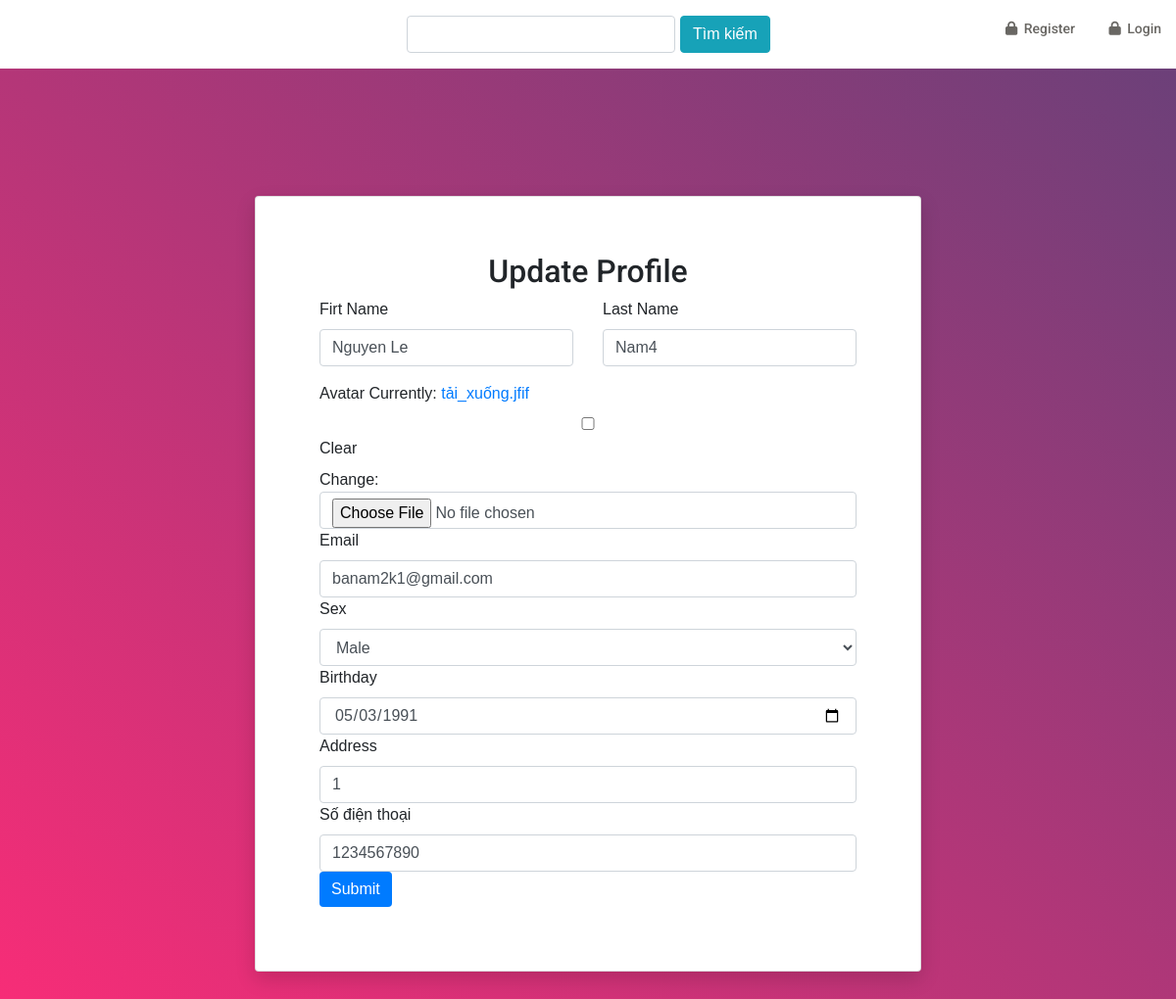
Page /userupdate/9 on the committed database.
### User/models.py (models this page shows)
class CustomerUser(AbstractUser):
    sex_choice = ((0, 'Female'), (1, 'Male'))
    avatar = models.ImageField(default='profile1.jpg', blank=True, null=True)
    birthday = models.DateField(format('%d/%m/%Y'))
    sex = models.IntegerField(choices=sex_choice, default=1)
    address = models.CharField(default='', max_length=255)
    phone_number = models.CharField(default='', max_length=255)

### User/views.py (the view, shortened to what this page needs)
# urls.py: path('userupdate/<int:id>',UserUpdate.as_view(),name='user_update'),
class UserUpdate(View):
    def get(self,req,id):
        user = CustomerUser.objects.filter(id=id)[0]
        form = UserUpdateForm(instance=user)
        context = {
            'form':form,
        }
        return render(req,'User/UserUpdate.html',context)

### User/forms.py
class UserUpdateForm(forms.ModelForm):
    class Meta:
        model = CustomerUser
        fields = ('avatar','first_name', 'last_name', 'email', 'birthday', 'sex', 'address',
        'phone_number')
        widgets = {
            'birthday': DateInput()
        }

### templates/User/UserUpdate.html (shortened to what this page needs)
{% extends 'Home/base.html' %}
{% load static %}
{% load widget_tweaks %}
{% block content %}
    <div class="page-wrapper bg-gra-02 p-t-130 p-b-100 font-poppins">
        <div class="wrapper wrapper--w680">
            <div class="card card-4">
                <div class="card-body">
                <h2 class="text-center">Update Profile</h2>
                <form method="post" enctype="multipart/form-data">
                    <div class="row mt-2">
                        <div class="col-md-6">
                            <label class="labels">Firt Name</label>
                            {{ form.first_name| add_class:'form-control' }}
                        </div>
                        <div class="col-md-6">
                            <label class="labels">Last Name</label>
                            {{ form.last_name | add_class:'form-control' }}
                        </div>
                    </div>
                    <div class="row mt-3">
                        <div class="col-md-12">
                            <label class="labels">Avatar</label>
                            {{ form.avatar| add_class:'form-control' }}
                        </div>
                        <div class="col-md-12">
                            <label class="labels">Email</label>
                            {{ form.email | add_class:'form-control' }}
                        </div>
                        <div class="col-md-12">
                            <label class="labels">Sex</label>
                            {{ form.sex| add_class:'form-control' }}
                        </div>
                        <div class="col-md-12">
                            <label class="labels">Birthday</label>
                            <div class="input-group-icon">
                                {{ form.birthday | add_class:'form-control'}}
                            </div>
                        </div>
                        <div class="col-md-12">
                            <label class="labels">Address</label>
                            {{ form.address| add_class:'form-control' }}
                        </div>
                        <div class="col-md-12">
                            <label class="labels">Số điện thoại</label>
                            {{ form.phone_number| add_class:'form-control' }}
                        </div>
                    </div>
                    <button type="submit" class="btn btn-primary ">Submit</button>
                </form>
            </div>
        </div>
    </div>
</div>
{% endblock %}

### static/Home/css/MainShop.css (style rules this page uses)
body { font-family: 'Roboto', sans-serif; position: relative; font-weight: 400px; }
a { -webkit-transition: 300ms; -moz-transition: 300ms; -o-transition: 300ms; transition: 300ms; }
h1, h2, h3, h4, h5, h6 { font-family: 'Roboto', sans-serif; }
.user_info input, select, textarea { background: #F0F0E9; border:0; color: #696763; padding: 5px; width: 100%; border-radius: 0; resize: none }
.btn.btn-primary { border: 0 none; }

### static/Home/css/site.css (style rules this page uses)
html, body { height: 100%; }

### static/Home/css/Core1.css (style rules this page uses)
body { font-family: 'Poppins', sans-serif; overflow-x: hidden; text-rendering: optimizeLegibility; -webkit-font-smoothing: antialiased; -moz-osx-font-smoothing: grayscale; }
a { text-decoration: none!important; }
h1,h2,h3,h4,h5,h6 { margin: 0px; }

### static/Auth/css/main.css (style rules this page uses)
.font-poppins { font-family: "Poppins", "Arial", "Helvetica Neue", sans-serif; }
.row { display: -webkit-box; display: -webkit-flex; display: -moz-box; display: -ms-flexbox; display: flex; -webkit-flex-wrap: wrap; -ms-flex-wrap: wrap; flex-wrap: wrap; }
html { -webkit-box-sizing: border-box; -moz-box-sizing: border-box; box-sizing: border-box; }
* { padding: 0; margin: 0; }
*, *:before, *:after { -webkit-box-sizing: inherit; -moz-box-sizing: inherit; box-sizing: inherit; }
body, h1, h2, h3, h4, h5, h6, blockquote, p, pre, dl, dd, ol, ul, figure, hr, fieldset, legend { margin: 0; padding: 0; }
button { outline: none; background: none; border: none; }
.page-wrapper { min-height: 100vh; }
body { font-family: "Poppins", "Arial", "Helvetica Neue", sans-serif; font-weight: 400; font-size: 14px; }
h1, h2, h3, h4, h5, h6 { font-weight: 400; }
h2 { font-size: 30px; }
.bg-gra-02 { background: -webkit-gradient(linear, left bottom, right top, from(#fc2c77), to(#6c4079)); background: -webkit-linear-gradient(bottom left, #fc2c77 0%, #6c4079 100%); background: -moz-linear-gradient(bottom left, #fc2c77 0%, #6c4079 100%); background: -o-linear-gradient(bottom left, #fc2c77 0%, #6c4079 100%); background: linear-gradient(to top right, #fc2c77 0%, #6c4079 100%); }
.p-t-130 { padding-top: 130px; }
.p-b-100 { padding-bottom: 100px; }
.wrapper { margin: 0 auto; }
.wrapper--w680 { max-width: 680px; }
.btn { -webkit-transition: all 0.4s ease; -o-transition: all 0.4s ease; -moz-transition: all 0.4s ease; transition: all 0.4s ease; cursor: pointer; color: #fff; font-family: "Poppins", "Arial", "Helvetica Neue", sans-serif; }
input[type="date" i] { padding: 14px; }
input { outline: none; margin: 0; border: none; -webkit-box-shadow: none; -moz-box-shadow: none; box-shadow: none; width: 100%; font-size: 14px; font-family: inherit; }
.input-group-icon { position: relative; }
.card { -webkit-border-radius: 3px; -moz-border-radius: 3px; border-radius: 3px; background: #fff; }
.card-4 { background: #fff; -webkit-border-radius: 10px; -moz-border-radius: 10px; border-radius: 10px; -webkit-box-shadow: 0px 8px 20px 0px rgba(0, 0, 0, 0.15); -moz-box-shadow: 0px 8px 20px 0px rgba(0, 0, 0, 0.15); box-shadow: 0px 8px 20px 0px rgba(0, 0, 0, 0.15); }
.card-4 .card-body { padding: 57px 65px; padding-bottom: 65px; }

### rows in the picture
CustomerUser: first_name "Nguyen Le", last_name "Nam4", email "banam2k1@gmail.com", sex "Male", birthday "05/03/1991", address "1", phone_number "1234567890"
